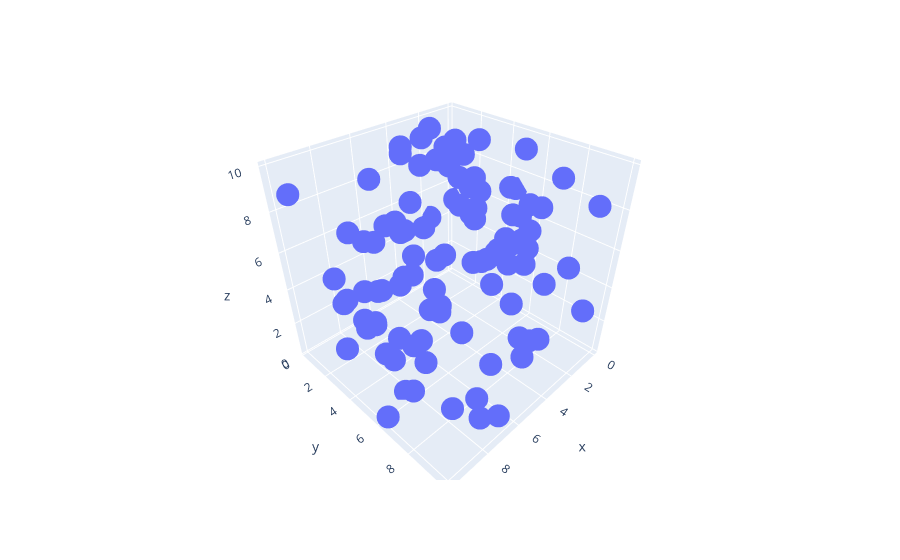

The cell this chart's notebook holds for it:
### Markdown cell above
Or more realistically, we can plot them in 3D

### Code cell
import plotly.express as px
import pandas as pd

z_coord = []
for i in range(n_particles):
    z_coord.append( np.random.random()*box_width )
coords = pd.DataFrame()
coords["x"]=x_coord
coords["y"]=y_coord
coords["z"]=z_coord    
fig = px.scatter_3d(coords, x='x', y='y', z='z')
fig.show()
